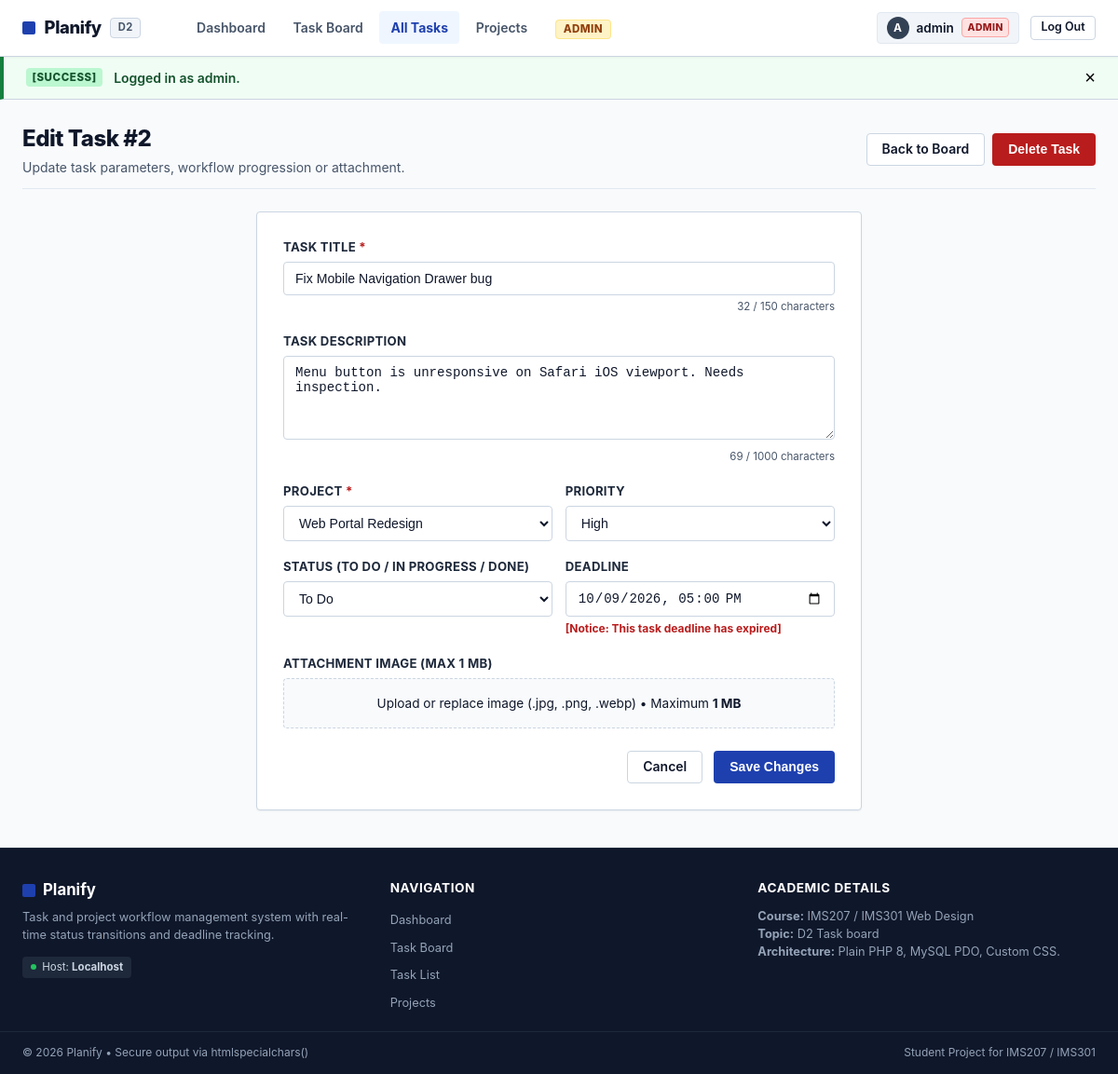
/task-edit.php?id=2 (signed in), run on the app's committed database.
### tables this page shows
CREATE TABLE `tasks` (
  `id` INT AUTO_INCREMENT PRIMARY KEY,
  `project_id` INT NOT NULL,
  `user_id` INT NOT NULL,
  `title` VARCHAR(150) NOT NULL,
  `description` TEXT DEFAULT NULL,
  `status` ENUM('todo', 'doing', 'done') NOT NULL DEFAULT 'todo',
  `priority` ENUM('low', 'medium', 'high') NOT NULL DEFAULT 'medium',
  `deadline` DATETIME DEFAULT NULL,
  `attachment` VARCHAR(255) DEFAULT NULL,
  `created_at` DATETIME NOT NULL DEFAULT CURRENT_TIMESTAMP,
  `updated_at` DATETIME NOT NULL DEFAULT CURRENT_TIMESTAMP ON UPDATE CURRENT_TIMESTAMP,
  CONSTRAINT `fk_tasks_project` FOREIGN KEY (`project_id`) REFERENCES `projects` (`id`) ON DELETE CASCADE,
  CONSTRAINT `fk_tasks_user` FOREIGN KEY (`user_id`) REFERENCES `users` (`id`) ON DELETE CASCADE
);

CREATE TABLE `projects` (
  `id` INT AUTO_INCREMENT PRIMARY KEY,
  `user_id` INT NOT NULL,
  `title` VARCHAR(100) NOT NULL,
  `description` TEXT DEFAULT NULL,
  `color` VARCHAR(20) NOT NULL DEFAULT '#4f46e5',
  `created_at` DATETIME NOT NULL DEFAULT CURRENT_TIMESTAMP,
  CONSTRAINT `fk_projects_user` FOREIGN KEY (`user_id`) REFERENCES `users` (`id`) ON DELETE CASCADE
);

### functions.php (called while the page is built, shortened)
<?php
function e(?string $value): string {
    return htmlspecialchars($value ?? '', ENT_QUOTES, 'UTF-8');
}
function is_task_overdue(?string $deadline, string $status): bool {
    $now = new DateTime('now', new DateTimeZone('Europe/Istanbul'));
    $deadlineDate = new DateTime($deadline, new DateTimeZone('Europe/Istanbul'));
    return $deadlineDate < $now;
}

### task-edit.php (the view, shortened to what this page needs)
<?php
require_once 'config.php';
require_once 'functions.php';
$user = current_user();
$taskId = filter_input(INPUT_GET, 'id', FILTER_VALIDATE_INT);
try {
    if (is_admin()) {
        $stmt = $pdo->prepare("SELECT * FROM tasks WHERE id = :id");
        $stmt->execute([':id' => $taskId]);
    } else {
        $stmt = $pdo->prepare("SELECT t.* FROM tasks t
                               JOIN projects p ON t.project_id = p.id
                               WHERE t.id = :id AND (t.user_id = :uid OR p.user_id = :uid)");
        $stmt->execute([':id' => $taskId, ':uid' => $user['id']]);
    }
    $task = $stmt->fetch();
} catch (PDOException $e) {
    $task = null;
}
try {
    if (is_admin()) {
        $pStmt = $pdo->query("SELECT id, title FROM projects ORDER BY title ASC");
    } else {
        $pStmt = $pdo->prepare("SELECT id, title FROM projects WHERE user_id = :uid ORDER BY title ASC");
        $pStmt->execute([':uid' => $user['id']]);
    }
    $projects = $pStmt->fetchAll();
} catch (PDOException $e) {
    $projects = [];
}
$formData = [
    'title' => $task['title'],
    'description' => $task['description'] ?? '',
    'project_id' => $task['project_id'],
    'status' => $task['status'],
    'priority' => $task['priority'],
    'deadline' => !empty($task['deadline']) ? date('Y-m-d\TH:i', strtotime($task['deadline'])) : '',
    'attachment' => $task['attachment'],
];
require_once 'header.php';
?>
<div class="page-header">
    <div>
        <h1 class="page-title">Edit Task #<?= $task['id'] ?></h1>
        <p class="page-subtitle">Update task parameters, workflow progression or attachment.</p>
    </div>
    <div style="display: flex; gap: 0.5rem;">
        <a href="board.php" class="btn btn-outline">Back to Board</a>
        <form method="POST" action="task-delete.php" onsubmit="return confirm('Delete this task permanently?');">
            <button type="submit" class="btn btn-danger">Delete Task</button>
        </form>
    </div>
</div>
<div class="form-card">
    <form method="POST" action="task-edit.php?id=<?= $taskId ?>" enctype="multipart/form-data" id="taskForm" novalidate>
        <div class="form-group">
            <label for="task_title" class="form-label">Task Title <span class="required">*</span></label>
            <input type="text" name="title" id="task_title" class="form-control"
                   value="<?= e($formData['title']) ?>" maxlength="150" required
                   data-counter-target="titleCounter">
            <div class="char-counter" id="titleCounter"><?= mb_strlen($formData['title']) ?> / 150 characters</div>
        </div>
        <div class="form-group">
            <label for="task_desc" class="form-label">Task Description</label>
            <textarea name="description" id="task_desc" class="form-control" rows="4"
                      maxlength="1000" data-counter-target="descCounter"><?= e($formData['description']) ?></textarea>
            <div class="char-counter" id="descCounter"><?= mb_strlen($formData['description']) ?> / 1000 characters</div>
        </div>
        <div class="form-row">
            <div class="form-col form-group">
                <label for="task_project" class="form-label">Project <span class="required">*</span></label>
                <select name="project_id" id="task_project" class="form-control" required>
                    <?php foreach ($projects as $proj): ?>
                        <option value="<?= $proj['id'] ?>" <?= (int)$formData['project_id'] === (int)$proj['id'] ? 'selected' : '' ?>>
                            <?= e($proj['title']) ?>
                        </option>
                    <?php endforeach; ?>
                </select>
            </div>
            <div class="form-col form-group">
                <label for="task_priority" class="form-label">Priority</label>
                <select name="priority" id="task_priority" class="form-control">
                    <option value="high" <?= $formData['priority'] === 'high' ? 'selected' : '' ?>>High</option>
                </select>
            </div>
        </div>
        <div class="form-row">
            <div class="form-col form-group">
                <label for="task_status" class="form-label">Status (To Do / In Progress / Done)</label>
                <select name="status" id="task_status" class="form-control">
                    <option value="todo" <?= $formData['status'] === 'todo' ? 'selected' : '' ?>>To Do</option>
                </select>
            </div>
            <div class="form-col form-group">
                <label for="task_deadline" class="form-label">Deadline</label>
                <input type="datetime-local" name="deadline" id="task_deadline" class="form-control"
                       value="<?= e($formData['deadline']) ?>">
                <?php if (is_task_overdue($formData['deadline'], $formData['status'])): ?>
                    <div style="font-size: 0.75rem; color: var(--danger); font-weight: 700; margin-top: 0.25rem;">
                        [Notice: This task deadline has expired]
                    </div>
                <?php endif; ?>
            </div>
        </div>
        <div class="form-group">
            <label class="form-label">Attachment Image (Max 1 MB)</label>
            <div class="file-upload-zone" onclick="document.getElementById('task_attachment').click()">
                <p style="margin: 0; font-size: 0.85rem;">Upload or replace image (.jpg, .png, .webp) &bull; Maximum <strong>1 MB</strong></p>
            </div>
        </div>
        <div style="display: flex; gap: 0.75rem; justify-content: flex-end; margin-top: 1.5rem;">
            <a href="board.php" class="btn btn-outline">Cancel</a>
            <button type="submit" class="btn btn-primary">Save Changes</button>
        </div>
    </form>
</div>
<?php require_once 'footer.php'; ?>

### css/style.css (style rules this page uses)
:root { --primary: #1e40af; --primary-hover: #1e3a8a; --primary-light: #eff6ff; --secondary: #0f766e; --success: #15803d; --success-light: #f0fdf4; --warning: #b45309; --warning-light: #fffbeb; --danger: #b91c1c; --danger-light: #fef2f2; --danger-dark: #991b1b; --bg-main: #f8fafc; --bg-card: #ffffff; --bg-subtle: #f1f5f9; --text-main: #0f172a; --text-muted: #475569; --text-light: #94a3b8; --text-white: #ffffff; --border-color: #cbd5e1; --border-subtle: #e2e8f0; --border-focus: #3b82f6; --shadow-sm: 0 1px 2px 0 rgba(0, 0, 0, 0.05); --shadow-md: 0 2px 4px -1px rgba(0, 0, 0, 0.08); --shadow-lg: 0 4px 6px -1px rgba(0, 0, 0, 0.1); --shadow-overdue: 0 0 0 1px #b91c1c, 0 2px 6px rgba(185, 28, 28, 0.15); --radius-sm: 4px; --radius-md: 6px; --radius-lg: 8px; --radius-full: 9999px; --font-stack: -apple-system, BlinkMacSystemFont, "Segoe UI", Roboto, "Helvetica Neue", Arial, sans-serif; --transition: all 0.15s ease-in-out; }
* { box-sizing: border-box; margin: 0; padding: 0; }
html, body { min-height: 100vh; font-family: var(--font-stack); background-color: var(--bg-main); color: var(--text-main); line-height: 1.5; display: flex; flex-direction: column; }
a { color: var(--primary); text-decoration: none; transition: var(--transition); }
.btn { display: inline-flex; align-items: center; justify-content: center; gap: 0.35rem; padding: 0.5rem 1rem; font-size: 0.875rem; font-weight: 600; border-radius: var(--radius-sm); border: 1px solid transparent; cursor: pointer; text-decoration: none; transition: var(--transition); line-height: 1.2; }
.btn-primary { background-color: var(--primary); color: var(--text-white); }
.btn-outline { background-color: #ffffff; border-color: var(--border-color); color: var(--text-main); }
.btn-danger { background-color: var(--danger); color: var(--text-white); }
.page-header { display: flex; align-items: center; justify-content: space-between; flex-wrap: wrap; gap: 1rem; margin-bottom: 1.5rem; padding-bottom: 0.75rem; border-bottom: 1px solid var(--border-subtle); }
.page-title { font-size: 1.5rem; font-weight: 800; color: #0f172a; letter-spacing: -0.02em; }
.page-subtitle { color: var(--text-muted); font-size: 0.875rem; margin-top: 0.15rem; }
.form-card { max-width: 650px; margin: 0 auto; background-color: #ffffff; border: 1px solid var(--border-color); border-radius: var(--radius-sm); padding: 1.75rem; box-shadow: var(--shadow-sm); }
.form-group { margin-bottom: 1.15rem; }
.form-label { display: block; font-weight: 700; font-size: 0.825rem; color: #1e293b; margin-bottom: 0.35rem; text-transform: uppercase; letter-spacing: 0.02em; }
.form-label .required { color: var(--danger); }
.form-control { width: 100%; padding: 0.55rem 0.75rem; font-size: 0.88rem; border: 1px solid var(--border-color); border-radius: var(--radius-sm); background-color: #ffffff; color: var(--text-main); outline: none; transition: var(--transition); }
textarea.form-control { min-height: 90px; resize: vertical; }
.form-row { display: flex; gap: 0.85rem; }
.form-col { flex: 1; }
.char-counter { font-size: 0.72rem; color: var(--text-muted); text-align: right; margin-top: 0.25rem; }
.file-upload-zone { border: 1px dashed var(--border-color); border-radius: var(--radius-sm); padding: 1rem; text-align: center; background-color: #f8fafc; cursor: pointer; transition: var(--transition); }

### data on the page
tasks: id "2", title "Fix Mobile Navigation Drawer bug", description "Menu button is unresponsive on Safari iOS viewport. Needs inspection.", project_id "Web Portal Redesign", priority "High", status "To Do"

### other printed values
substr($user['username'], 0, 1) "A"
$user['username'] "admin"
$user['role'] "ADMIN"
$flash['type'] "SUCCESS"
$flash['message'] "Logged in as admin."
